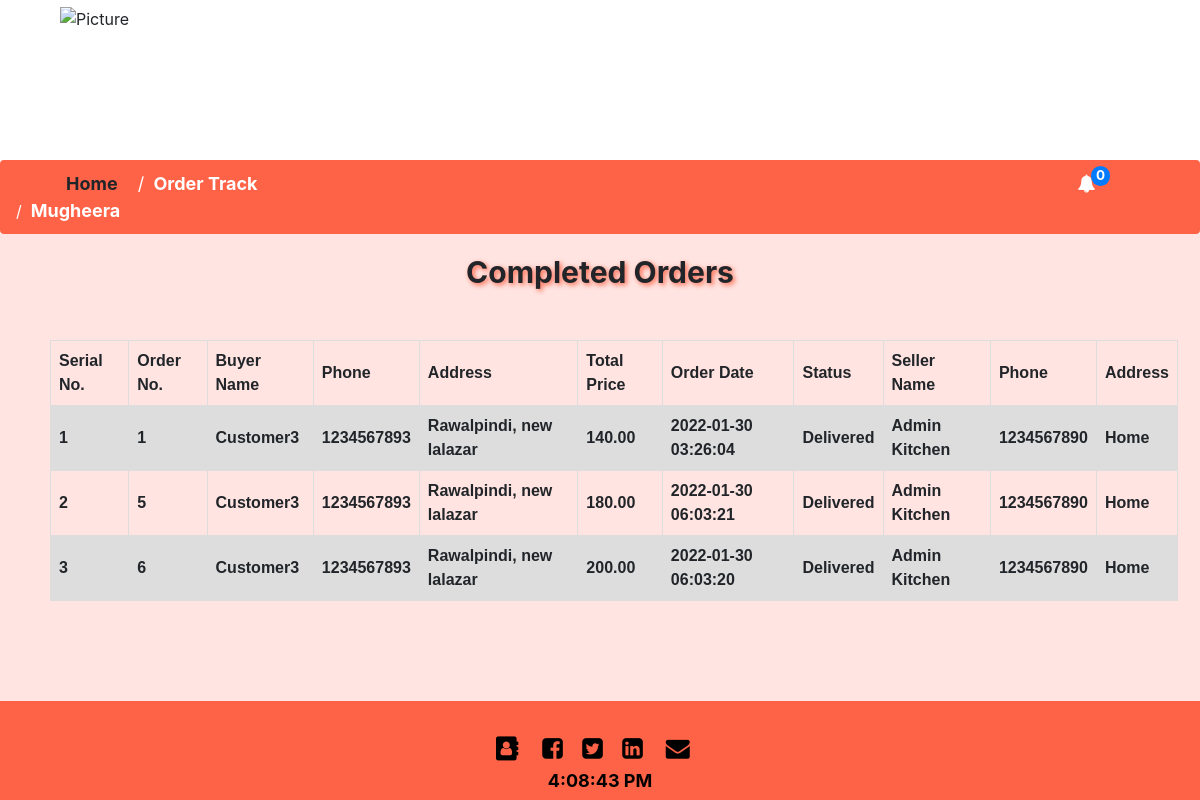
The page /delivery.php (signed in) on the database its author committed.
### tables this page shows
CREATE TABLE `buyer_data` (
  `id` int(255) NOT NULL,
  `unique_id` int(255) NOT NULL,
  `username` varchar(255) NOT NULL,
  `fullname` varchar(255) NOT NULL,
  `phone` varchar(255) NOT NULL,
  `address` varchar(255) NOT NULL,
  `cash` varchar(255) NOT NULL,
  `order_date` datetime NOT NULL,
  `food_item` varchar(255) NOT NULL,
  `seller_name` varchar(255) NOT NULL,
  `total_quantity` int(11) NOT NULL,
  `unit_price` double(10,2) NOT NULL,
  `total_price` double(10,2) NOT NULL,
  `order_status` varchar(255) NOT NULL,
  `status` int(2) NOT NULL,
  `order_id` int(15) NOT NULL,
  `delivery_man` varchar(255) NOT NULL
);

CREATE TABLE `seller` (
  `id` int(255) NOT NULL,
  `unique_id` int(255) NOT NULL,
  `username` varchar(255) NOT NULL,
  `seller_name` varchar(255) NOT NULL,
  `phone` varchar(255) NOT NULL,
  `email` varchar(255) NOT NULL,
  `address` varchar(255) NOT NULL,
  `image` text NOT NULL,
  `password` varchar(255) NOT NULL,
  `status` varchar(255) NOT NULL
);

### delivery.php (the view, shortened to what this page needs)
<?php include('server2.php') ?>
<!DOCTYPE html>
<html>
<head>
    <link rel="stylesheet" href="./css/index3.css"/>
    <link rel="stylesheet" href="https://cdnjs.cloudflare.com/ajax/libs/font-awesome/4.7.0/css/font-awesome.min.css">
    <link rel="stylesheet" href="./css/own_style.css"/>
    <link rel="stylesheet" href="https://cdnjs.cloudflare.com/ajax/libs/font-awesome/4.7.0/css/font-awesome.min.css">
    <link rel="stylesheet" href="https://maxcdn.bootstrapcdn.com/bootstrap/4.0.0/css/bootstrap.min.css">
</head>
<body>
  <div class="header">
    <div class="logo">
      <img src="./images/logo.PNG" alt="Picture" width="210px" height="150px">
    </div>
  </div>
  <ul class="breadcrumb">
  <li class="home"><b> Home</b></li>
  <li><a class="notify" href="delivery_order_track.php"><b> Order Track</b></a></li>
<?php
$sql10 = mysqli_query($db, "SELECT * FROM order2 WHERE delivery_status=0 AND order_status='On The Way'");
$count=mysqli_num_rows($sql10);
?>
  <div class="dropdown">
  <a class="username" href="#"><i class="fa fa-bell"></i> <span id="count" class="badge badge-primary"><?php echo $count; ?></span></a>
    </div>
    <div class="dropdown">
  <a  class="username" href="#"><b><?php echo $_SESSION['username']; ?></b></a>
    </div>
</ul>
<div class="section2">
 <h2>Completed Orders</h2>
         <table>
      <tr>
        <th>Serial No.</th>
        <th>Order No.</th>
        <th>Buyer Name</th>
        <th>Phone</th>
        <th>Address</th>
        <th>Total Price</th>
        <th>Order Date</th>
        <th>Status</th>
        <th>Seller Name</th>
        <th>Phone</th>
        <th>Address</th>
      </tr>
       <?php
           $i=0;
           $sql15 = mysqli_query($db, "SELECT * FROM buyer_data WHERE order_status='Delivered'");
          if($sql15)
          {
            while($res15=mysqli_fetch_assoc($sql15))
         {
           $buyer_name=$res15['username'];
           $total_price = $res15['total_price'];
           $order_date=$res15['order_date'];
           $order_status=$res15['order_status'];
           $order_id=$res15['id'];
           $buyer_phone=$res15['phone'];
           $buyer_address=$res15['address'];
           $seller_name=$res15['seller_name'];
           $i++;
            $sql11 = mysqli_query($db, "SELECT * FROM seller WHERE seller_name='$seller_name'");
            $res2=mysqli_fetch_assoc($sql11);
               $seller_phone=$res2['phone'];
              $seller_address=$res2['address'];
           ?>
              <tr>
                <th><?php echo $i; ?></th>
                 <th><?php echo $order_id; ?></th>
                <th><?php echo $buyer_name; ?></th>
                <th><?php echo $buyer_phone; ?></th>
                <th><?php echo $buyer_address; ?></th>
                <th><?php echo $total_price; ?></th>
                <th><?php echo $order_date; ?></th>
                <th><?php echo $order_status; ?></th>
                <th><?php echo $seller_name; ?></th>
                <th><?php echo $seller_phone; ?></th>
                <th><?php echo $seller_address; ?></th>
              </tr>
        <?php
         }
          }
        ?>
        </table>
</div>
<div class="section">
</div>
<div class="footer2">
    <div class="socialmedia">
      <a class="social_icons" href="about.php"><i class="fa fa-fw fa-address-book"></i></a>
      <a class="social_icons" href="#"><i class="fa fa-facebook-square"></i></a>
      <a class="social_icons" href="#"><i class="fa fa-twitter-square"></i></a>
      <a class="social_icons" href="#"><i class="fa fa-linkedin-square"></i></a>
      <a class="social_icons" href="contact.php"><i class="fa fa-fw fa-envelope"></i></a>
    </div>
    <div class="timer">
    <b> <p id="demo"></p></b>
    </div>
 </div>
</body>
</html>

### css/index3.css (style rules this page uses)
body { margin:0; }
.header { height: 160px; width: 100%; }
.logo { padding-left: 60px; padding-top: 5px; }
* { box-sizing: border-box; }
body { font-family: Verdana, sans-serif; }
img { vertical-align: middle; }

### css/own_style.css (style rules this page uses)
#count { border-radius: 50%; position: relative; top: -10px; left: -10px; }

### delivery.php (style rules this page uses)
.social_icons { margin-right: 15px; font-size: 24px; color: black; }
.socialmedia { text-align: center; padding-top: 30px; }
.timer p { font-size: 18px; text-align: center; color: black; }
p { margin-bottom: 0; font-size: 16px; }
.section2 { background-color: mistyrose; padding-top: 20px; height: 100%; width: 100%; }
.section { height: 100px; background-color: mistyrose; }
h2 { text-align: center; text-shadow: 2px 2px 5px tomato; font-size: 30px; padding: 0px; font-weight: bold; }
.footer2 { height: 100px; width: 100%; background-color: tomato; }
.dropdown { position: relative; display: inline-block; }
ul.breadcrumb { padding: 10px 16px; list-style: none; background-color: tomato; margin-bottom: 0; }
ul.breadcrumb li { display: inline; font-size: 18px; margin-right: 20px; }
ul.breadcrumb li+li:before, ul.breadcrumb div+div:before { color: white; content: "/\00a0"; }
ul.breadcrumb li a { color: white; text-decoration: none; }
.username { color: white; font-size: 18px; text-decoration: none; }
.notify { margin-right: 800px; }
.home { margin-left: 50px; }
table { font-family: arial, sans-serif; border-collapse: collapse; width: 94%; margin-left: 50px; margin-top: 50px; }
td, th { border: 1px solid #dddddd; text-align: left; padding: 8px; }
tr:nth-child(even) { background-color: #dddddd; }

### rows shown on the page
buyer_data: id "1", username "Customer3", phone "1234567893", address "Rawalpindi, new lalazar", total_price "140.00", order_date "2022-01-30 03:26:04", order_status "Delivered", seller_name "Admin Kitchen", seller.phone "1234567890", seller.address "Home"
buyer_data: id "5", username "Customer3", phone "1234567893", address "Rawalpindi, new lalazar", total_price "180.00", order_date "2022-01-30 06:03:21", order_status "Delivered", seller_name "Admin Kitchen", seller.phone "1234567890", seller.address "Home"
buyer_data: id "6", username "Customer3", phone "1234567893", address "Rawalpindi, new lalazar", total_price "200.00", order_date "2022-01-30 06:03:20", order_status "Delivered", seller_name "Admin Kitchen", seller.phone "1234567890", seller.address "Home"

### other values the page prints
$count "0"
$_SESSION['username'] "Mugheera"
